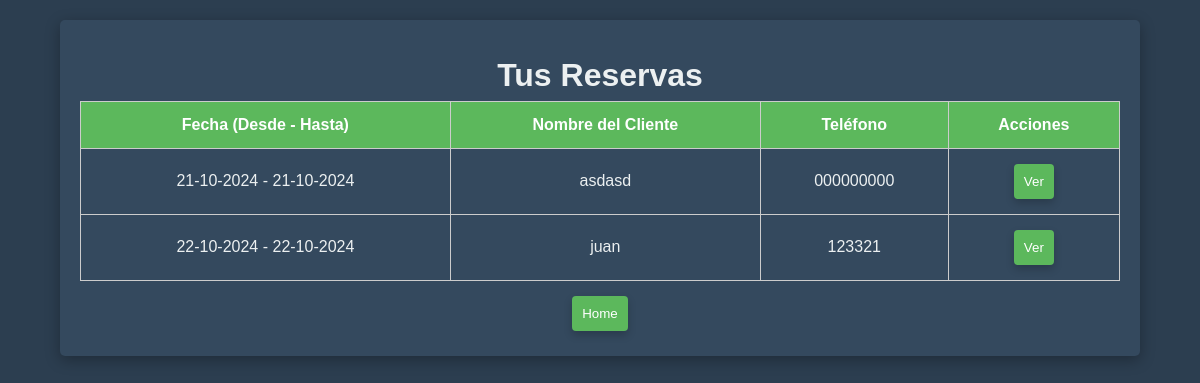
The page /ver_reservas (signed in) on the database as committed earlier.
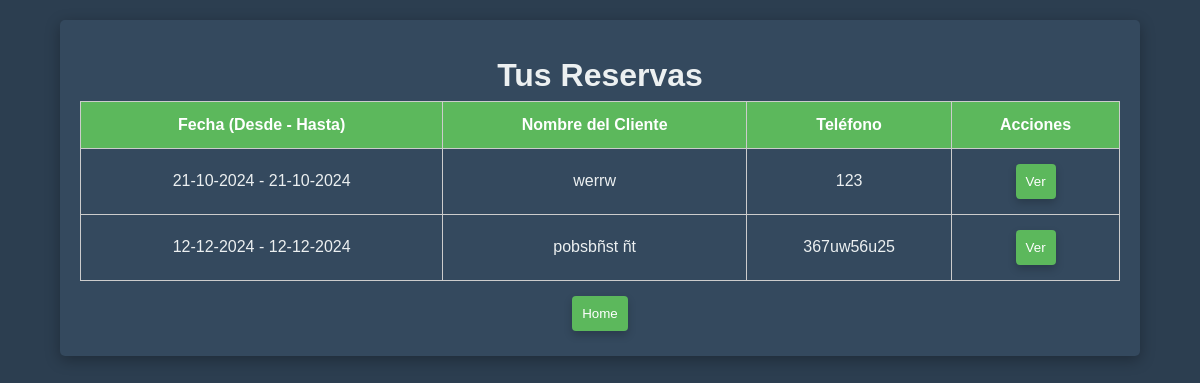
The same page on the database as committed later.
### app.py (models this page shows)
class Reserva(db.Model):
    id = db.Column(db.Integer, primary_key=True)
    usuario_id = db.Column(db.Integer, db.ForeignKey('user.id'), nullable=False)
    fecha_desde = db.Column(db.String(50), nullable=False)
    fecha_hasta = db.Column(db.String(50), nullable=False)
    nombre_cliente = db.Column(db.String(100), nullable=False)
    telefono = db.Column(db.String(15), nullable=False)
    tipo_evento = db.Column(db.String(100), nullable=False)
    total = db.Column(db.Float, nullable=False)
    sena = db.Column(db.Float, nullable=False)
    metodo_pago = db.Column(db.String(50), nullable=False)
    dirigido_a = db.Column(db.String(100), nullable=False)
    resto = db.Column(db.Float, nullable=False)
    observaciones = db.Column(db.String(250), nullable=True)

### app.py (the view)
@app.route('/ver_reservas')
@login_required
def ver_reservas():
    reservas = Reserva.query.filter_by(usuario_id=current_user.id).all()
    for reserva in reservas:
        reserva.fecha_desde = datetime.strptime(reserva.fecha_desde, '%Y-%m-%d').strftime('%d-%m-%Y')
        reserva.fecha_hasta = datetime.strptime(reserva.fecha_hasta, '%Y-%m-%d').strftime('%d-%m-%Y')
    return render_template('ver_reservas.html', reservas=reservas)

### app.py (called while the page is built)
@login_manager.user_loader
def load_user(user_id):
    return db.session.get(User, int(user_id))

### templates/ver_reservas.html (shortened to what this page needs)
<!DOCTYPE html>
<html lang="es">
<head>
    <link rel="stylesheet" href="{{ url_for('static', filename='styles.css') }}">
</head>
<body>
    <div class="container">
        <h1 class="centered">Tus Reservas</h1>
        <table>
            <thead>
                <tr>
                    <th>Fecha (Desde - Hasta)</th>
                    <th>Nombre del Cliente</th>
                    <th>Teléfono</th>
                    <th>Acciones</th>
                </tr>
            </thead>
            <tbody>
                {% for reserva in reservas %}
                <tr>
                    <td>{{ reserva.fecha_desde }} - {{ reserva.fecha_hasta }}</td>
                    <td>{{ reserva.nombre_cliente }}</td>
                    <td>{{ reserva.telefono }}</td>
                    <td>
                        <a href="{{ url_for('ver_detalle_reserva', reserva_id=reserva.id) }}">
                            <button>Ver</button>
                        </a>
                    </td>
                </tr>
                {% endfor %}
            </tbody>
        </table>
        <div class="centered">
            <a href="{{ url_for('home') }}">
                <button>Home</button>
            </a>
        </div>
    </div>
</body>
</html>

### Static/Styles.css (style rules this page uses)
* { margin: 0; padding: 0; box-sizing: border-box; }
body { font-family: 'Arial', sans-serif; background-color: #2c3e50; color: #ecf0f1; line-height: 1.6; }
.centered { text-align: center; margin-top: 10px; }
.container { max-width: 90%; margin: 20px auto; padding: 20px; background: #34495e; border-radius: 5px; box-shadow: 0 4px 15px rgba(0, 0, 0, 0.3); }
button { width: auto; max-width: 150px; padding: 10px; background-color: #5cb85c; color: white; border: none; border-radius: 4px; cursor: pointer; margin: 5px; box-shadow: 0 4px 8px rgba(0,0,0,0.2); }
table { width: 100%; border-collapse: collapse; }
th, td { border: 1px solid #ccc; padding: 10px; text-align: center; }
th { background-color: #5cb85c; color: white; }

### templates/ver_reservas.html (style rules this page uses)
.centered { text-align: center; }

Rows that differ between the two databases and show on the page:
changed Reserva: nombre_cliente "asdasd" → "werrw"; telefono "000000000" → "123"
changed Reserva: fecha_desde "22-10-2024" → "12-12-2024"; fecha_hasta "22-10-2024" → "12-12-2024"; nombre_cliente "juan" → "pobsbñst ñt"; telefono "123321" → "367uw56u25"
